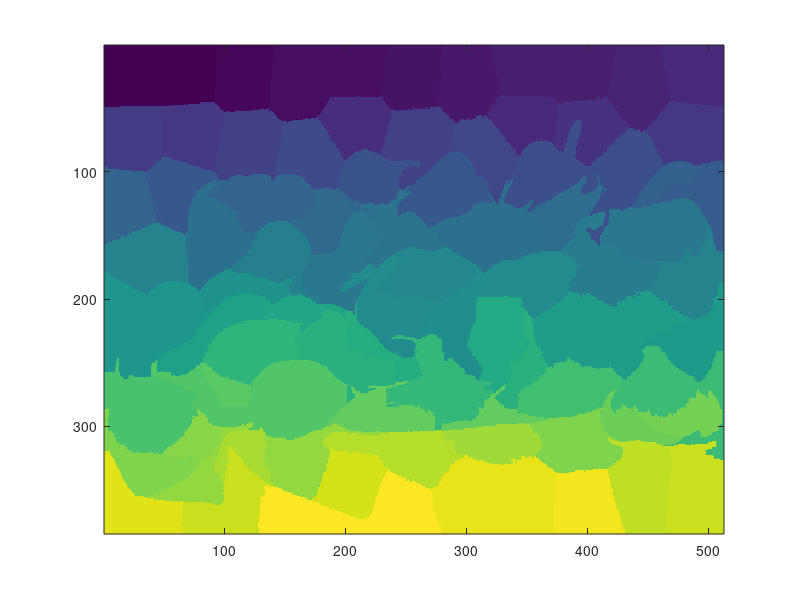

This figure's MATLAB source: (Note: this script raises an error after producing the figure.)
%% Script: Interactive Superpixel Labeling
%
% This folder contains an example in MATLAB for plotting the boundaries of
% superpixels in a pre-segmented image and then interactively manually
% labeling each superpixel labels.
% 
% # interative superpixel labeling
% 
% Matlab implementation of interative superpixel labeling
% 
% *************************************************************** Script:
% "demo_interactive_superpixel_label.m" - the main demo script
% 
% Data: "image_rgb.mat" - a Image structure variable, where Image.RGB is
% the RGB of the image (size N1xN2x3) that the user is labeling. In this
% example, the RGB image is from MATLAB's pre-packaged demo image
% peppers.png "Seg_peppers.mat" - a pre-segmentaion of the peppers image.
% The variable "Seg" (size N1xN2) contains segmentation label values for
% each pixel in the image, the pixels with the same value belong to the
% same segment, or "superpixel". Note the values in Seg starts from 0 to
% (NumSegments - 1). *This pre-segmentation is done by SLIC algorithm
% (http://ivrl.epfl.ch/research/superpixels).
% 
% *************************************************************** The
% purpose of this demo script is to illustrate plotting an RGB image file
% with its segmented superpixels and then interactively label each
% superpixel. A possible application for this example could be
% crowdsourcing manual labels from many users for supervised or
% semi-supervised learning.
%
% The example first loads the RGB data and draws a bounary for each
% superpixel segmentation of the whole image. Then, for the total number of
% superpixels (or the number of superpixels the user is desiring to label),
% an interactive labeling interface was built and the manual labeling is
% stored in the variable "SuperpixelLabel_dataset". Note that the manual
% label only works for number. One may change what each label number
% represents at will.
% 
% In addition, a feature that can highlight a particular segment using
% transparent alpha colors was implemented and demonstrated in the code.
% 
% ***********************************************************************
% 
% 
%  Authors: Xiaoxiao Du University of Missouri, Department of Electrical
%  and Computer Engineering Email Address: xdy74@mail.missouri.edu Latest
%  Revision: February 2017
% 
% This code uses Matlab Image Processing Toolbox.

%% Preset
%%%%%% 1. Need to load your image as "Image.RGB"
%%%%%% 2. "Seg" is the matrix that has segmentation labels for your superpixel/polygon
% Here is an Example:
load('image_rgb.mat')
load('Seg_peppers.mat')
figure;imagesc(Seg) % Your superpixel segmenetation labels

%% Draws a boundary for superpixel segmentatiodrn of the whole image

B = [];
for i = 1:numel(unique(Seg)) %number of Seg
BW=double(Seg==(i-1));
BWSegize(i) = sum(sum(BW));
[B{i},L{i}] = bwboundaries(BW,'noholes');
end
figure;imagesc(Image.RGB);hold on;
for i = 1:length(B)
visboundaries(B{i});hold on
end
% for i = 1:length(B)
%     boundary = B{i};
% plot(boundary{1}(:,2),boundary{1}(:,1),'r','LineWidth',2);hold on
% end

%% Highlight a particular segment using transparent alpha colors
AlphaDataMatrix = ones(size(Seg));
figure;
h=imagesc(Image.RGB);hold on;
for i = 24:24  %The 24th segment highlights the little onion on top; the user may change the index  to whichever segment they desire to highlight
    BW=double(Seg==(i-1));
 BWidx = find(BW==1);
 AlphaDataMatrix(BWidx) = 0.3;
  visboundaries(B{i});hold on
end
    set(h, 'AlphaData', AlphaDataMatrix);

    
%% Highlight/Fill a particular segment with transparent pink alpha colors, for example
load('image_rgb.mat')

AlphaDataMatrix = ones(size(Seg));
 Image.RGBr = reshape( Image.RGB,[size(Image.RGB,1)*size(Image.RGB,2),size(Image.RGB,3)]);

for i = 24:24 %The 24th segment highlights the little onion on top; the user may change the index to whichever segment they desire to highlight
    BW=double(Seg==(i-1));
 BWidx = find(BW==1);
 Image.RGBr(BWidx,:) = repmat([255 0 0],numel(BWidx),1); %add red color
end
 Image.RGB = reshape( Image.RGBr,[size(Image.RGB,1),size(Image.RGB,2),size(Image.RGB,3)]);

figure;
h=imagesc(Image.RGB);hold on;
for i = 24:24  %The 24th segment highlights the little onion on top; the user may change the index to whichever segment they desire to highlight
    BW=double(Seg==(i-1));
 BWidx = find(BW==1);
 AlphaDataMatrix(BWidx) = 0.3; %add transparency
  visboundaries(B{i});hold on
end
    set(h, 'AlphaData', AlphaDataMatrix);
    
%% Interactive labeling
SuperpixelLabel_dataset = []; %this stores your labels. The first row is your segment #; the second row is your manual label. 


     fig = figure(100);
    set(gcf, 'Position', [0 0 1920 1010]);%get(0,'Screensize'));
    SuperpixelLabel_dataset(1,:) = 1:max(max(Seg));
    
    for iseg = 24:24  %One may change it to the total number of superpixels. such as 1:length(B). Notice that "Seg" starts from "0" value.
        Btemp{1} = B{iseg};
        I = squeeze(Image.RGB(:,:,1));
        imagesc(Image.RGB);hold on;
        for i = 1:length(Btemp)
        visboundaries(Btemp{1});hold on
        end
        title(['Superpixel Segment #' num2str(iseg)]);
        x = inputdlg('Is this an Onion? Yes-1 No-0', 'Types');  %One may enter customized labels here
        SuperpixelLabel_dataset(2,iseg) = str2num(x{:}); 
    end
    
    
    
    
    
    
    %% Script: Labeling superpixels
%%%% Written by: X. Du 02/2017



%% Preset
%%%%%% 1. Need to load your image as "Image.RGB"
%%%%%% 2. "Seg" is the matrix that has segmentation labels for your superpixel/polygon
% Here is an Example:
load('image_rgb.mat')
load('Seg_peppers.mat')
figure;imagesc(Seg) % Your superpixel/polygon(?) segmenetation labels
%% Draws a boundary for superpixel segmentation of the whole image

B = [];
for i = 1:numel(unique(Seg)) %number of Seg
BW=double(Seg==(i-1));
BWSegize(i) = sum(sum(BW));
[B{i},L{i}] = bwboundaries(BW,'noholes');
end
figure;imagesc(Image.RGB);hold on;
for i = 1:length(B)
visboundaries(B{i});hold on
end
% for i = 1:length(B)
%     boundary = B{i};
% plot(boundary{1}(:,2),boundary{1}(:,1),'r','LineWidth',2);hold on
% end

%% Highlight a particular segment using transparent alpha colors
AlphaDataMatrix = ones(size(Seg));
figure;
h=imagesc(Image.RGB);hold on;
for i = 1:1
    BW=double(Seg==(i-1));
 BWidx = find(BW==1);
 AlphaDataMatrix(BWidx) = 0.3;
  visboundaries(B{i});hold on
end
    set(h, 'AlphaData', AlphaDataMatrix);

    
%% Highlight/Fill a particular segment with transparent pink alpha colors, for example
load('image_rgb.mat')

AlphaDataMatrix = ones(size(Seg));
 Image.RGBr = reshape( Image.RGB,[size(Image.RGB,1)*size(Image.RGB,2),size(Image.RGB,3)]);

for i = 1:1
    BW=double(Seg==(i-1));
 BWidx = find(BW==1);
 Image.RGBr(BWidx,:) = repmat([255 0 0],numel(BWidx),1); %add red color
end
 Image.RGB = reshape( Image.RGBr,[size(Image.RGB,1),size(Image.RGB,2),size(Image.RGB,3)]);

figure;
h=imagesc(Image.RGB);hold on;
for i = 1:1
    BW=double(Seg==(i-1));
 BWidx = find(BW==1);
 AlphaDataMatrix(BWidx) = 0.3; %add transparency
  visboundaries(B{i});hold on
end
    set(h, 'AlphaData', AlphaDataMatrix);
    
%% Interactive labeling
SuperpixelLabel_dataset = []; %this stores your labels. The first row is your segment #; the second row is your manual label. 


     fig = figure(100);
    set(gcf, 'Position', [0 0 1920 1010]);%get(0,'Screensize'));
    SuperpixelLabel_dataset(1,:) = 1:max(max(Seg));
    
    for iseg = 1:1%length(B) %total number of superpixels. Notice that "Seg" has "0" value!
        Btemp{1} = B{iseg};
        I = squeeze(Image.RGB(:,:,1));
        imagesc(Image.RGB);hold on;
        for i = 1:length(Btemp)
        visboundaries(Btemp{1});hold on
        end
        title(['Superpixel Segment #' num2str(iseg)]);
        x = inputdlg('Enter labels (XXXYour Label HereXXX)', 'Types');
        SuperpixelLabel_dataset(2,iseg) = str2num(x{:}); 
    end
    
    